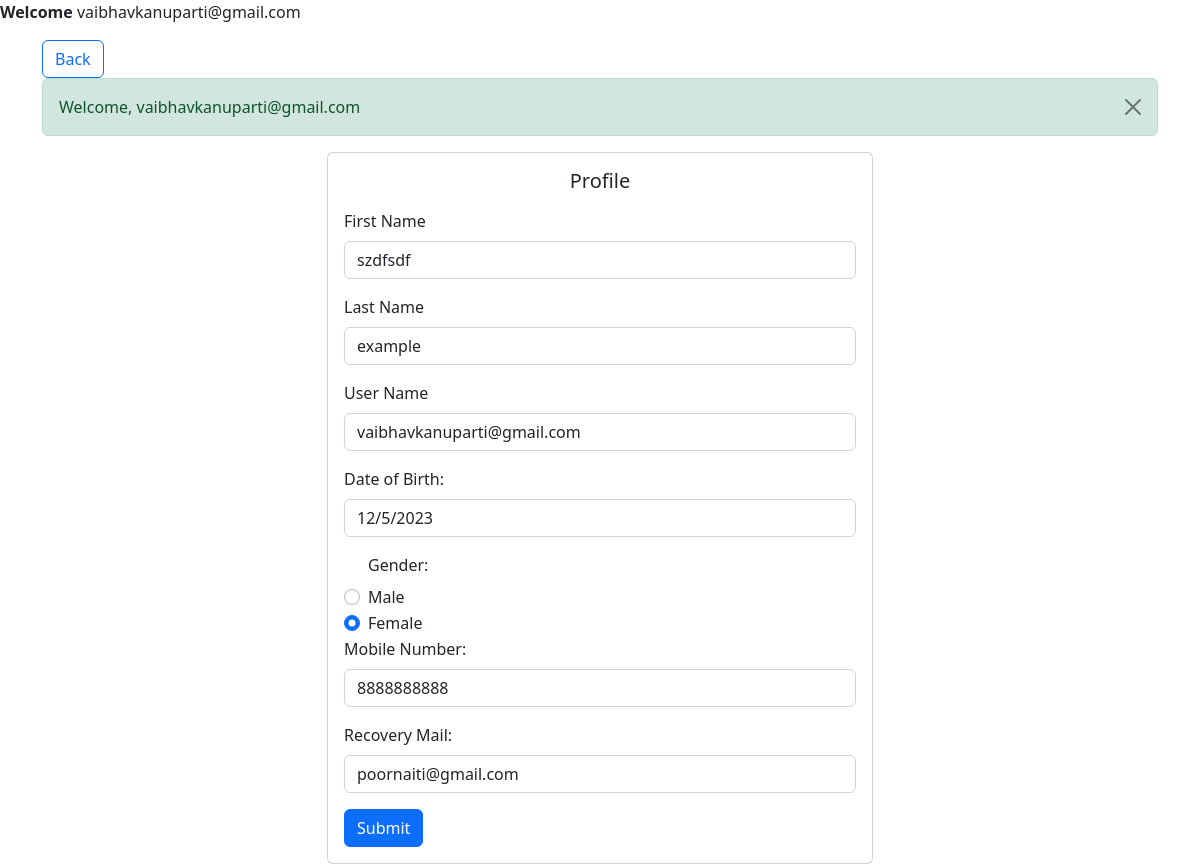
The app's page /editprofile.php (signed in) with its own data.
### tables this page shows
CREATE TABLE `user` (
  `id` int(50) NOT NULL,
  `email` varchar(50) NOT NULL,
  `firstname` varchar(50) NOT NULL,
  `lastname` varchar(50) DEFAULT NULL,
  `password` varchar(100) NOT NULL,
  `phoneno` varchar(50) NOT NULL,
  `dateofbirth` varchar(50) DEFAULT NULL,
  `gender` varchar(50) DEFAULT NULL,
  `mobilenumber` varchar(50) DEFAULT NULL,
  `recoverymail` varchar(50) DEFAULT NULL,
  `image` varchar(100) DEFAULT NULL,
  `timestamp` datetime NOT NULL DEFAULT current_timestamp()
);

### editprofile.php (the view, shortened to what this page needs)
<?php
include 'dbconnection.php';
include 'includes/header.php';
?>
<p><b>Welcome</b> <?php echo $_SESSION['email'];?></p>
<div class="container">
   <a href="dashboard.php" class="btn btn-outline-primary">Back</a>
    <?php include 'session_message.php';?>
    <?php
$email=$_SESSION['email'];
$sql=$conn->query("SELECT * FROM user WHERE email='$email'");
$row=$sql ->fetch_assoc();
?>
    <div class="row justify-content-center">
        <div class="col-sm-6">
            <div class="card">
                <div class="card-body">
                    <h5><div class="card-title text-center">Profile</div></h5>
                    <form name="profile" action="crud/update.php" method="POST" id="profile" enctype="multipart/form-data" onsubmit="return validations();">
                        <div class="mb-3 mt-3">
                            <label for="email" class="form-label">First Name</label>
                            <input type="text"  class="form-control" placeholder="Enter First Name" name="firstname" value="<?= $row['firstname'];?>">
                        </div>
                        <div class="mb-3 mt-3">
                        <label for="email" class="form-label">Last Name</label>
                           <input type="text" class="form-control" placeholder="Enter Last Name" name="lastname" value="<?= $row['lastname'];?>">
                        </div>
                        <div class="mb-3 mt-3">
                            <label for="email" class="form-label">User Name</label>
                            <input type="email" class="form-control" placeholder="Enter User Name" name="username" value="<?= $row['email'];?>">
                        </div>
                        <div class="mb-3">
                            <label for="pwd" class="form-label">Date of Birth:</label>
                            <input id="datepicker" class="form-control" width="276" name="dob" value="<?= $row['dateofbirth'];?>" autocomplete="off" />
                        </div>
                        <div class="form-check">
                        <label for="pwd" class="form-label">Gender:</label><br>
                            <input type="radio" class="form-check-input" id="radio1" name="gender" value="male"<?php echo ($row['gender']=='male') ? 'checked':"";?>>
                            <label class="form-check-label" for="radio1">Male</label>
                        </div>
                        <div class="form-check">
                            <input type="radio" class="form-check-input" id="radio2" name="gender" value="female" <?php echo ($row['gender']=='female') ? 'checked':"";?>>
                            <label class="form-check-label" for="radio2">Female</label>
                        </div>
                        <div class="mb-3">
                            <label for="pwd" class="form-label">Mobile Number:</label>
                            <input type="text" class="form-control" placeholder="Enter Mobile Mumber" name="mobilenumber" maxlength="10" value="<?= $row['mobilenumber'];?>">
                        </div>
                        <div class="mb-3">
                            <label for="pwd" class="form-label">Recovery Mail:</label>
                            <input type="email" class="form-control" placeholder="Recovery Mail" name="recoverymail" value="<?= $row['recoverymail'];?>">
                        </div>
                        <button type="submit" class="btn btn-primary">Submit</button>
                    </form>
                </div>
            </div>
        </div>
    </div>
</div>
    <?php include 'includes/footer.php';?>

### records on screen
user: firstname "szdfsdf", lastname "example", username "vaibhavkanuparti@gmail.com", dob "12/5/2023", gender "☐ Male", gender "☑ Female", mobilenumber "8888888888", recoverymail "poornaiti@gmail.com"

### other values on screen
$_SESSION['email'] "vaibhavkanuparti@gmail.com"
$_SESSION['message'] "Welcome, vaibhavkanuparti@gmail.com"
